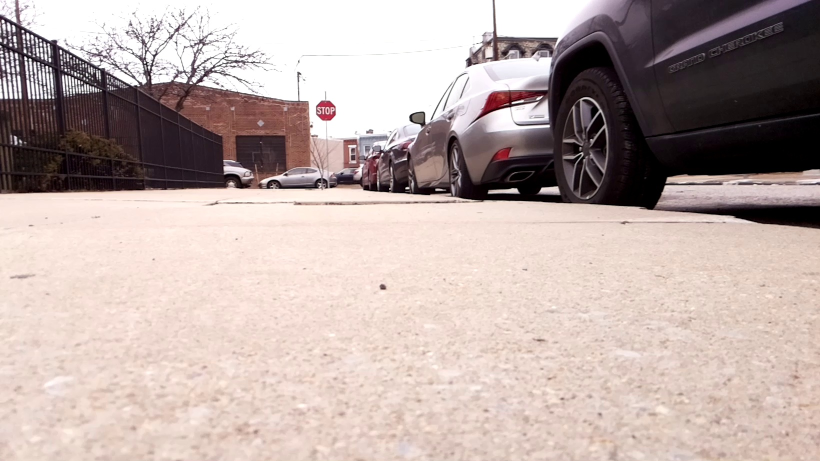
#> input picture frames/frame10.jpg, 1640 x 922 px, given in place of frame.jpg, which was not available (shown at 1/2 size)
$ python labeling_segment.py
#> lines starting #> are read from the running program, lines starting #| are printed output that depends on the picture; pictures that were not available may be replaced by others from this repository, and a replacement may not be noted
import numpy as np
import cv2
'''
input_file = input('input filename\n')
num_images =  len([f for f in os.listdir(input_file)if os.path.isfile(os.path.join(input_file, f))])
output_file = 'filtered_images'

try:
    os.mkdir(output_file)
except OSError:
    print ("Creation of the directory {} failed".format(output_file))
print(num_images)
for i in range(num_images):
    img  = cv2.imread('{}/frame{}.jpg'.format(input_file,i))
    shape = np.shape(img)
    height = int(shape[0]/2)
    cropped = img[height:shape[0],:]
    img=cv2.cvtColor(cropped,cv2.COLOR_BGR2RGB)
    vectorized = img.reshape((-1,3))
    vectorized = np.float32(vectorized)
    criteria = (cv2.TERM_CRITERIA_EPS + cv2.TERM_CRITERIA_MAX_ITER, 10, 1.0)
    K = 2
    attempts=10
    ret,label,center=cv2.kmeans(vectorized,K,None,criteria,attempts,cv2.KMEANS_PP_CENTERS)
    center = np.uint8(center)
    res = center[label.flatten()]
    result_image = res.reshape((img.shape))
    figure_size = 15

    dst = cv2.medianBlur(result_image,35)

    cv2.imwrite('{}/frame_{}.jpg'.format(output_file,i),dst)'''

def filtering(filename):
#> called with filename = 'frame.jpg'
    img = cv2.imread(filename)
#> img is the input picture: shape (922, 1640, 3); mean B, G, R 167.7, 171.8, 188
    shape = np.shape(img)
#> shape = (922, 1640, 3)
    height = int(shape[0]/2)
#> height = 461
    cropped = img[height:shape[0],:]
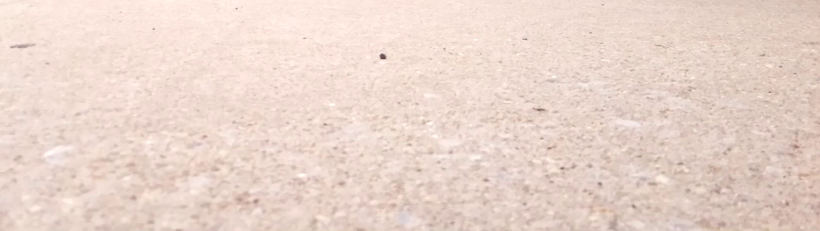
#> cropped: shape (461, 1640, 3) (shown at 1/2 size); mean B, G, R 204, 213.8, 234.6
    img = cv2.cvtColor(cropped,cv2.COLOR_BGR2RGB)
#> img: shape (461, 1640, 3)
    vectorized = img.reshape((-1,3))
    vectorized = np.float32(vectorized)
    criteria = (cv2.TERM_CRITERIA_EPS + cv2.TERM_CRITERIA_MAX_ITER, 10, 1.0)
    K = 2
    attempts = 10
    ret, label, center = cv2.kmeans(vectorized,K,None,criteria,attempts,cv2.KMEANS_PP_CENTERS)
#> ret = 136997109.4; center = [[222.9, 201.3, 191.1], [243, 222.8, 213.3]]
    center = np.uint8(center)
#> center = [[222, 201, 191], [242, 222, 213]]
    res = center[label.flatten()]
    result_image = res.reshape((img.shape))

    output_image = cv2.medianBlur(result_image, 55)
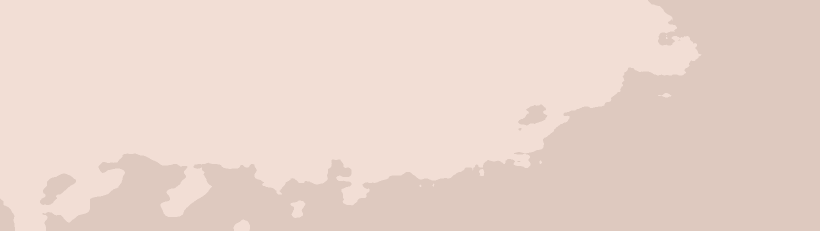
#> output_image: shape (461, 1640, 3) (shown at 1/2 size); mean R, G, B 233.8, 213.4, 204
    return output_image


if __name__ == '__main__':
    filtering('frame.jpg')

$ run again, on frames/frame100.jpg
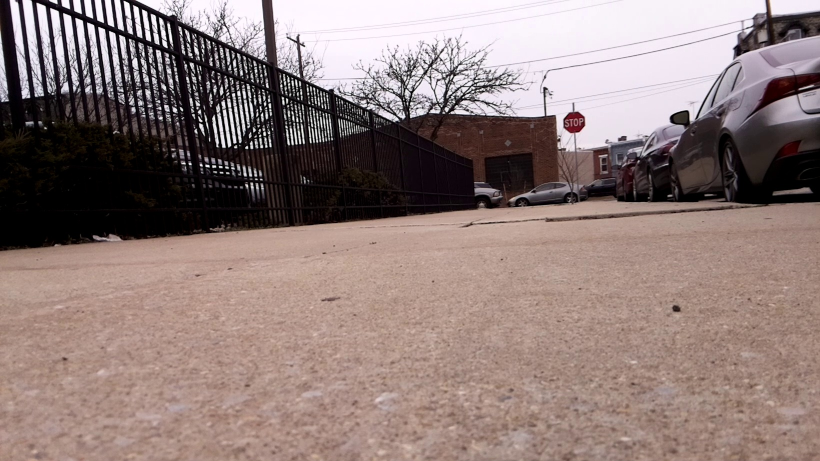
#> input picture frames/frame100.jpg, 1640 x 922 px, given in place of frame.jpg, which was not available (shown at 1/2 size)
#> in filtering, img is the input picture: shape (922, 1640, 3); mean B, G, R 121.6, 124.7, 142.8
#> in filtering, `cropped = img[height:shape[0],:]`:
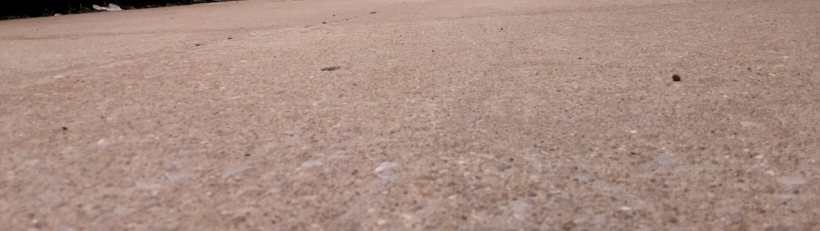
#> cropped: shape (461, 1640, 3) (shown at 1/2 size); mean B, G, R 132.2, 142.3, 169.9
#> img: shape (461, 1640, 3)
#> in filtering, `ret, label, center = cv2.kmeans(vectorized,K,None,criteria,attempts,cv..`: ret = 422497294.8; center = [[14.55, 9.43, 7.95], [171.9, 144.1, 133.8]]
#> in filtering, `center = np.uint8(center)`: center = [[14, 9, 7], [171, 144, 133]]
#> in filtering, `result_image = res.reshape((img.shape))`:
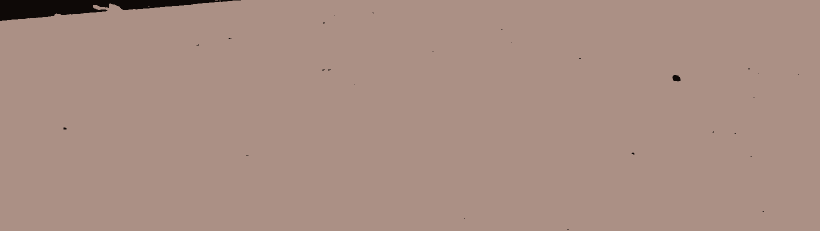
#> result_image: shape (461, 1640, 3) (shown at 1/2 size); mean R, G, B 169, 142.2, 131.4

$ run again, on frames/frame1000.jpg
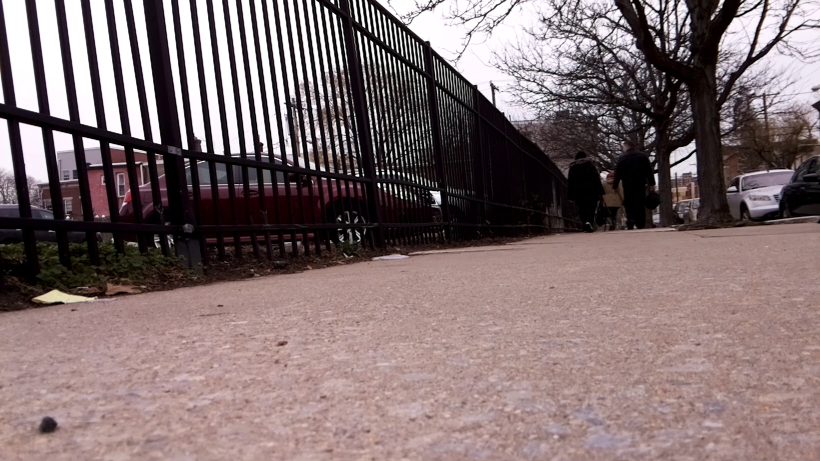
#> input picture frames/frame1000.jpg, 1640 x 922 px, given in place of frame.jpg, which was not available (shown at 1/2 size)
#> in filtering, img is the input picture: shape (922, 1640, 3); mean B, G, R 111.6, 110.7, 127.9
#> in filtering, `cropped = img[height:shape[0],:]`:
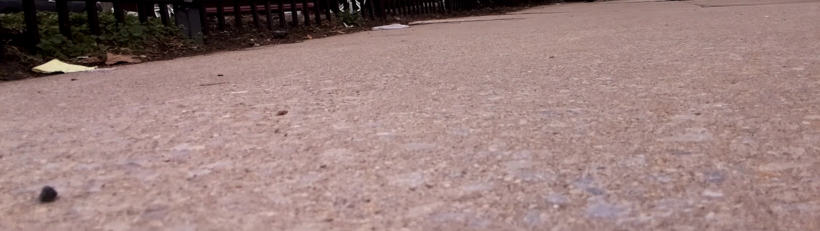
#> cropped: shape (461, 1640, 3) (shown at 1/2 size); mean B, G, R 125.8, 128.4, 155
#> img: shape (461, 1640, 3)
#> in filtering, `ret, label, center = cv2.kmeans(vectorized,K,None,criteria,attempts,cv..`: ret = 515685904.7; center = [[29.14, 19.54, 16.24], [173.1, 144.1, 141.6]]
#> in filtering, `center = np.uint8(center)`: center = [[29, 19, 16], [173, 144, 141]]
#> in filtering, `result_image = res.reshape((img.shape))`:
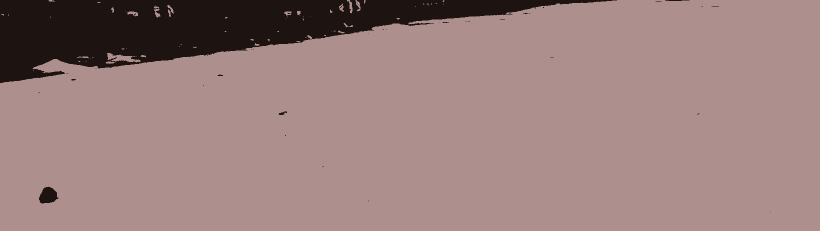
#> result_image: shape (461, 1640, 3) (shown at 1/2 size); mean R, G, B 154.9, 128.2, 125.2
